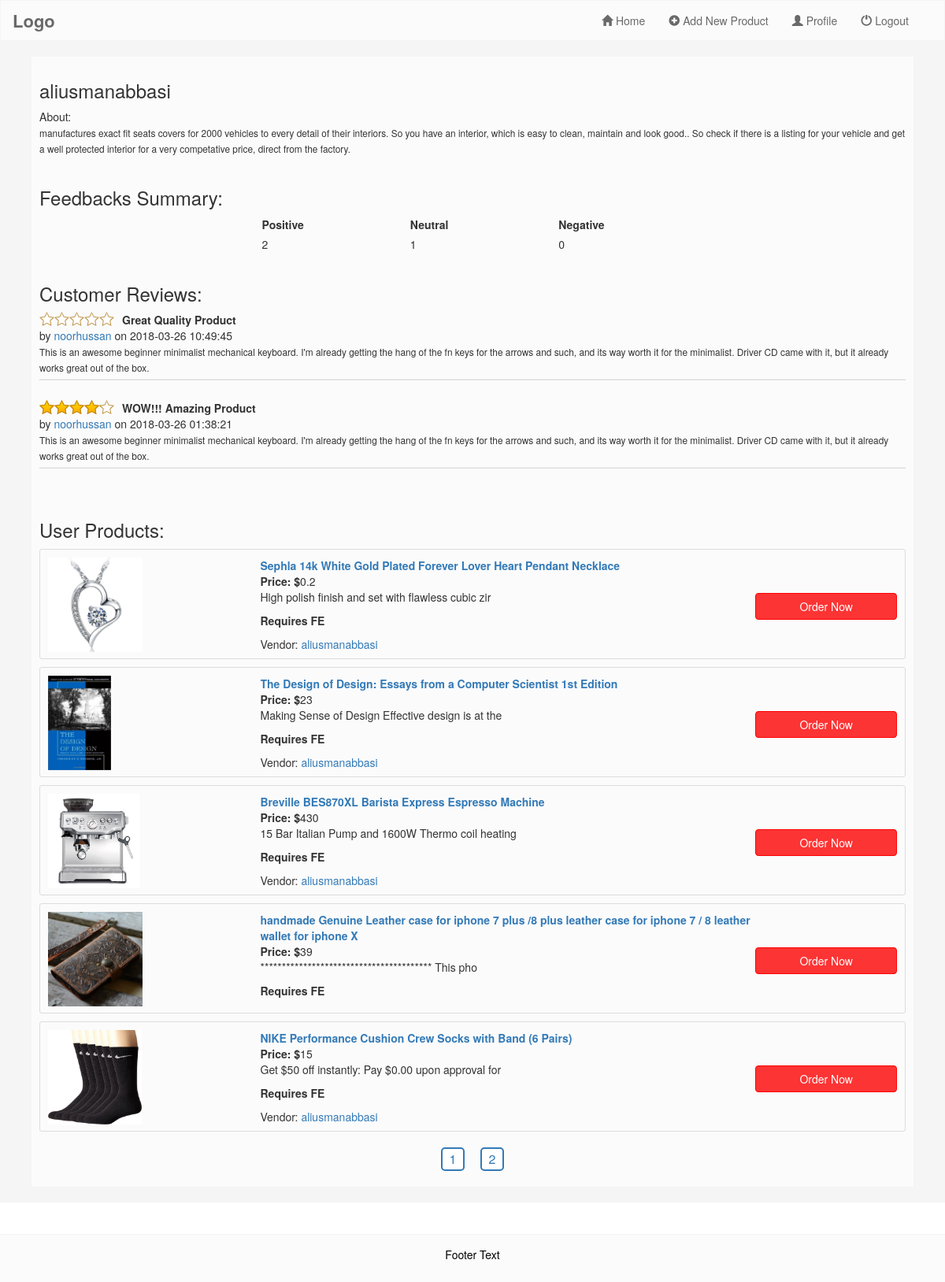
The app's page /vendors/vendor_products?v=aliusmanabbasi (signed in) with its own data.
### tables this page shows
CREATE TABLE `user_meta` (
  `id` int(11) NOT NULL,
  `user_id` int(11) NOT NULL,
  `meta_key` varchar(50) NOT NULL,
  `meta_value` varchar(1000) NOT NULL
);

CREATE TABLE `order_reviews` (
  `review_id` int(11) NOT NULL,
  `user_id` varchar(50) NOT NULL,
  `vendor_id` varchar(50) NOT NULL,
  `product_id` int(11) NOT NULL,
  `items_delivered` tinyint(1) NOT NULL,
  `review_title` varchar(250) NOT NULL,
  `review_description` varchar(500) NOT NULL,
  `review_rating` int(11) NOT NULL,
  `rated_on` datetime NOT NULL
);

CREATE TABLE `products` (
  `id` int(11) NOT NULL,
  `title` varchar(150) DEFAULT NULL,
  `image` varchar(500) DEFAULT NULL,
  `price` float DEFAULT NULL,
  `description` varchar(500) DEFAULT NULL,
  `short_description` varchar(200) DEFAULT NULL,
  `meta_tags` varchar(250) DEFAULT NULL,
  `vendor` varchar(150) NOT NULL,
  `requires_fe` tinyint(1) NOT NULL,
  `product_type` varchar(50) NOT NULL,
  `category_id` int(11) NOT NULL
);

### vendors/vendor_products.php (the view, shortened to what this page needs)
<?php
if($_SESSION['user']==''){
    header("Location:http://".$_SERVER['HTTP_HOST']."/login.php");
    exit;
}else {
    $db_array = include("../../../../etc/return_db_array.php");
    $conn = @mysqli_connect("localhost", $db_array['db_user'], $db_array['db_password'], $db_array['db_name']);
}
$sql = 'SELECT feedback_value, count(feedback_value)
 FROM `user_feedbacks` WHERE vendor_id="' . mysqli_real_escape_string($conn, $_GET['v']) . '"
 GROUP by feedback_value';
$result = $conn->query($sql);
if ($result->num_rows > 0) {
    while ($row = $result->fetch_assoc()) {
        if($row['feedback_value'] == 0){
            $negatives = $row['feedback_value'];
        }
        if($row['feedback_value'] == 1){
            $neutrals  = $row['feedback_value'];
        }
        if($row['feedback_value'] == 2){
            $positives = $row['feedback_value'];
        }
    }
}
?>
<!DOCTYPE html>
<html lang="en">
<head>
    <link rel="stylesheet" href="https://maxcdn.bootstrapcdn.com/bootstrap/3.3.7/css/bootstrap.min.css">
    <link href="../style.css" media="all" rel="stylesheet" />
</head>
<body>
<?php
include('../parts/main_menu.php');
?>
<div class="container-fluid text-center main">
    <div style="background: #fbfbfb;padding: 10px;text-align: left;" class="col-md-12">
        <h3><?php echo $_GET['v'];?></h3>
        About:<br>
        <small>
            <?php
            $db_array = include("../../../../etc/return_db_array.php");
            $conn = @mysqli_connect("localhost", $db_array['db_user'], $db_array['db_password'], $db_array['db_name']);
            $sql = 'SELECT user_id FROM users WHERE username="' . $_GET['v'] . '" LIMIT 1';
            $result = $conn->query($sql);
            if ($result->num_rows > 0) {
                while ($row = $result->fetch_assoc()) {
                    $user_id = $row['user_id'];
                }
            }
            $sql2 = 'SELECT * FROM user_meta WHERE meta_key="user_description" AND user_id=' . $user_id . ' LIMIT 1';
            $result2 = $conn->query($sql2);
            if ($result2->num_rows > 0) {
                while ($row2 = $result2->fetch_assoc()) {
                    echo $row2['meta_value'];
                }
            }
            ?>
        </small>
        <br><br>
        <h3>Feedbacks Summary:</h3>
        <div class="row">
            <div class="col-md-3">
            </div>
            <div class="col-md-2">
                <label>Positive</label>
                <br>
                <?php echo $positives;?>
            </div>
            <div class="col-md-2">
                <label>Neutral</label>
                <br>
                <?php echo $neutrals;?>
            </div>
            <div class="col-md-2">
                <label>Negative</label>
                <br>
                <?php echo $negatives;?>
            </div>
            <div class="col-md-3">
            </div>
        </div>
        <br>
        <h3>Customer Reviews:</h3>
        <?php
        $sql = 'SELECT * FROM order_reviews WHERE vendor_id="'.$_GET['v'].'"';
        $result = $conn->query($sql);
        if ($result->num_rows > 0) {
            while ($row = $result->fetch_assoc()) {
                echo '<div class="customer_review">';
                if($row['review_rating'] == 1){
                    $width = '0px';
                }elseif($row['review_rating'] == 2){
                    $width = '20px';
                }elseif($row['review_rating'] == 3){
                    $width = '38px';
                }elseif($row['review_rating'] == 4){
                    $width = '56px';
                }elseif($row['review_rating'] == 5){
                    $width = '78px';
                }
                echo '<span class="review_stars_empty"></span><span style="width:'.$width.';" class="review_stars_filled"></span> <b style="margin-left:105px;">'.$row['review_title'].'</b><br>';
                echo 'by <a href="http://'.$_SERVER['HTTP_HOST'].'/vendors/vendor_products?v='.$row['user_id'].'" title="'.$row['user_id'].'">'.$row['user_id'].'</a> on '.$row['rated_on'];
                echo '<br><small>'.$row['review_description'].'</small>';
                echo '</div><hr style="border-bottom: 1px solid #dcdcdc;margin: 5px 0;"/><br>';
            }
        }
        ?>
    </div>
    <div style="background: #fbfbfb;padding: 10px;text-align: left;" class="col-md-12 main">
            <h3 style="margin-top: 20px;">User Products:</h3>
            <?php
            $sql = 'SELECT * FROM products WHERE vendor="'.$_GET['v'].'"';
            $result = $conn->query($sql);
            if ($result->num_rows > 0) {
                $total_pages =  ceil($result->num_rows / 5 );
            }
            if(  $_GET['page'] == '' || $_GET['page'] == 1 || $_GET['page'] == 0 ){
                $start = 0;
            }else{
                $start = ( ($_GET['page'] - 1) * 5 );
            }
            $sql = 'SELECT * FROM products WHERE vendor="'.$_GET['v'].'" LIMIT '.$start.', 5';
            $result = $conn->query($sql);
            if ($result->num_rows > 0) {
                while ($product_row = $result->fetch_assoc()) {
                    echo '<div class="row p_row ">';
                    echo '<a href="http://'.$_SERVER["HTTP_HOST"].'/listings/single-product?i='.$product_row["id"].'" title="Click to view product">';
                    echo '<div class="col-md-3 p_image_tile">';
                    echo '<span class="p_image"><img src="../profile/uploads/'.$product_row["image"].'" alt="'.$product_row["title"].' image"/></span>';
                    echo '</div>';
                    echo '<div class="col-md-7 p_tile">';
                    echo '<b class="p_title">'.$product_row["title"].'</b>';
                    echo '</a>';
                    echo '<br><span class="p_price"><b>Price: $</b>'.$product_row["price"].'</span>';
                    echo '<p class="p_short_desc">'.$product_row["short_description"].'</p>';
                    if($product_row["requires_fe"] == 1){
                        echo '<p class="p_requires_fe"><b>Requires FE</b></p>';
                    }
                    echo 'Vendor: <a href="#" title="'.$product_row["vendor"].'">'.$product_row["vendor"].'</a>';
                    echo '</div>';
                    echo '<div class="col-md-2 p_tile">';
                    echo '<button id="order_'.$product_row["title"].'" class="order_button btn-primary btn btn-block fullheight">Order Now</button>';
                    echo '</div>';
                    echo '</div>';
                }
            }else{
                echo '<p style="color:grey">User has not uploaded any Product.</p>';
            }
            ?>
        <div class="col-md-12 text-center">
            <?php
            for($p=1;$p<=$total_pages;$p++){
                echo '<a class="post_nav_link" href="http://'.$_SERVER['HTTP_HOST'].'/vendors/vendor_products?v='.$_GET['v'].'&page='.$p.'" title="page '.$p.'">'.$p.'</a>';
            }
            ?>
        </div>
<br/>
<br/>
<footer class="container-fluid text-center">
    <p>Footer Text</p>
</footer>
</body>
</html>

### style.css (style rules this page uses)
.main { min-height:500px; padding: 20px 40px; background-color:#f5f5f5; }
footer { border-top:#f5f5f5 1px solid; background-color: #fbfbfb; color: black; padding: 15px; }
.btn-primary { background:#fc3434; border-color:red; }
.fullheight { margin-top: 45px; }
.p_row { height:140px; padding: 10px; border: 1px solid #dcdcdc; border-radius: 3px; margin: 10px 0; }
.p_tile { padding: 0px; margin: 0; text-align: left; max-height: 120px; overflow: hidden; }
.p_image_tile { padding: 0px; }
.p_title { margin: 0; }
.p_image img { display: block; max-width: 220px; height: 120px; }
.post_nav_link { margin: 10px; font-size: 16px; display: inline-block; width: 30px; height: 30px; border: 2px solid; border-radius: 5px; line-height: 26px; background: white; text-decoration: none; }
.review_stars_empty , .review_stars_filled { width:95px; height:18px; position: absolute; }
.review_stars_empty { z-index: 1; background:url('/images/empty_stars.png'); background-repeat: no-repeat ; }
.review_stars_filled { z-index: 2; background-image:url('/images/fill_stars.png'); }

### records on screen
user_meta: meta_value "manufactures exact fit seats covers for 2000 vehicles to every detail of their interiors. So you have an interior, which is easy to clean, maintain and look good.. So check if there is a listing for your vehicle and get a well protected interior for a very competative price, direct from the factory."
order_reviews: review_title "Great Quality Product", user "noorhussan", rated_on "2018-03-26 10:49:45", review_description "This is an awesome beginner minimalist mechanical keyboard. I'm already getting the hang of the fn keys for the arrows and such, and its way worth it for the minimalist. Driver CD came with it, but it already works great out of the box."
order_reviews: review_title "WOW!!! Amazing Product", user "noorhussan", rated_on "2018-03-26 01:38:21", review_description "This is an awesome beginner minimalist mechanical keyboard. I'm already getting the hang of the fn keys for the arrows and such, and its way worth it for the minimalist. Driver CD came with it, but it already works great out of the box."
products: image (picture), title "Sephla 14k White Gold Plated Forever Lover Heart Pendant Necklace", price "0.2", short_description "High polish finish and set with flawless cubic zir", requires_fe "Requires FE", vendor "aliusmanabbasi"
products: image (picture), title "The Design of Design: Essays from a Computer Scientist 1st Edition", price "23", short_description "Making Sense of Design Effective design is at the", requires_fe "Requires FE", vendor "aliusmanabbasi"
products: image (picture), title "Breville BES870XL Barista Express Espresso Machine", price "430", short_description "15 Bar Italian Pump and 1600W Thermo coil heating", requires_fe "Requires FE", vendor "aliusmanabbasi"
products: image (picture), title "handmade Genuine Leather case for iphone 7 plus /8 plus leather case for iphone 7 / 8 leather wallet for iphone X", price "39", short_description "**************************************** This pho", requires_fe "Requires FE"
products: image (picture), title "NIKE Performance Cushion Crew Socks with Band (6 Pairs)", price "15", short_description "Get $50 off instantly: Pay $0.00 upon approval for", requires_fe "Requires FE", vendor "aliusmanabbasi"

### other values on screen
$_GET['v'] "aliusmanabbasi"
$positives "2"
$neutrals "1"
$negatives "0"
